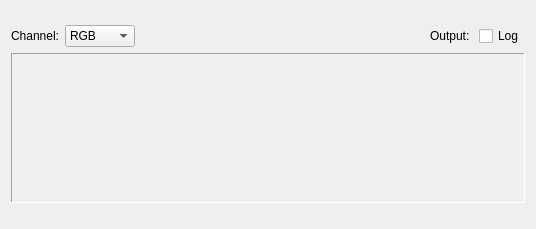
<?xml version="1.0" encoding="UTF-8"?>
<ui version="4.0">
 <class>HistogramWidget</class>
 <widget class="QWidget" name="HistogramWidget">
  <property name="geometry">
   <rect>
    <x>0</x>
    <y>0</y>
    <width>536</width>
    <height>229</height>
   </rect>
  </property>
  <property name="windowTitle">
   <string>Form</string>
  </property>
  <layout class="QVBoxLayout" name="verticalLayout">
   <item>
    <layout class="QGridLayout" name="gridLayout_3">
     <item row="0" column="0">
      <widget class="QLabel" name="label_histogramChannel">
       <property name="text">
        <string>Channel:</string>
       </property>
       <property name="buddy">
        <cstring>comboBox_histogramChannel</cstring>
       </property>
      </widget>
     </item>
     <item row="0" column="1">
      <widget class="QComboBox" name="comboBox_histogramChannel">
       <property name="toolTip">
        <string>Pick a channel displayed on the histogram</string>
       </property>
       <property name="currentIndex">
        <number>1</number>
       </property>
       <item>
        <property name="text">
         <string>R+G+B</string>
        </property>
       </item>
       <item>
        <property name="text">
         <string>RGB</string>
        </property>
       </item>
       <item>
        <property name="text">
         <string>Red</string>
        </property>
       </item>
       <item>
        <property name="text">
         <string>Green</string>
        </property>
       </item>
       <item>
        <property name="text">
         <string>Blue</string>
        </property>
       </item>
       <item>
        <property name="text">
         <string>Value</string>
        </property>
       </item>
      </widget>
     </item>
     <item row="0" column="2">
      <spacer name="horizontalSpacer">
       <property name="orientation">
        <enum>Qt::Horizontal</enum>
       </property>
       <property name="sizeHint" stdset="0">
        <size>
         <width>0</width>
         <height>0</height>
        </size>
       </property>
      </spacer>
     </item>
     <item row="0" column="4">
      <widget class="QCheckBox" name="checkBox_histogramLog">
       <property name="toolTip">
        <string>Toggle between logarithm and linear histogram output</string>
       </property>
       <property name="text">
        <string>Log</string>
       </property>
      </widget>
     </item>
     <item row="1" column="0" colspan="5">
      <widget class="QFrame" name="frame_histogram">
       <property name="minimumSize">
        <size>
         <width>0</width>
         <height>150</height>
        </size>
       </property>
       <property name="maximumSize">
        <size>
         <width>16777215</width>
         <height>150</height>
        </size>
       </property>
       <property name="frameShape">
        <enum>QFrame::Panel</enum>
       </property>
       <property name="frameShadow">
        <enum>QFrame::Sunken</enum>
       </property>
       <layout class="QGridLayout" name="histogramLayout">
        <property name="margin">
         <number>0</number>
        </property>
       </layout>
      </widget>
     </item>
     <item row="0" column="3">
      <widget class="QLabel" name="label_HistogramLog">
       <property name="text">
        <string>Output: </string>
       </property>
       <property name="buddy">
        <cstring>checkBox_histogramLog</cstring>
       </property>
      </widget>
     </item>
    </layout>
   </item>
  </layout>
 </widget>
 <resources/>
 <connections/>
</ui>
